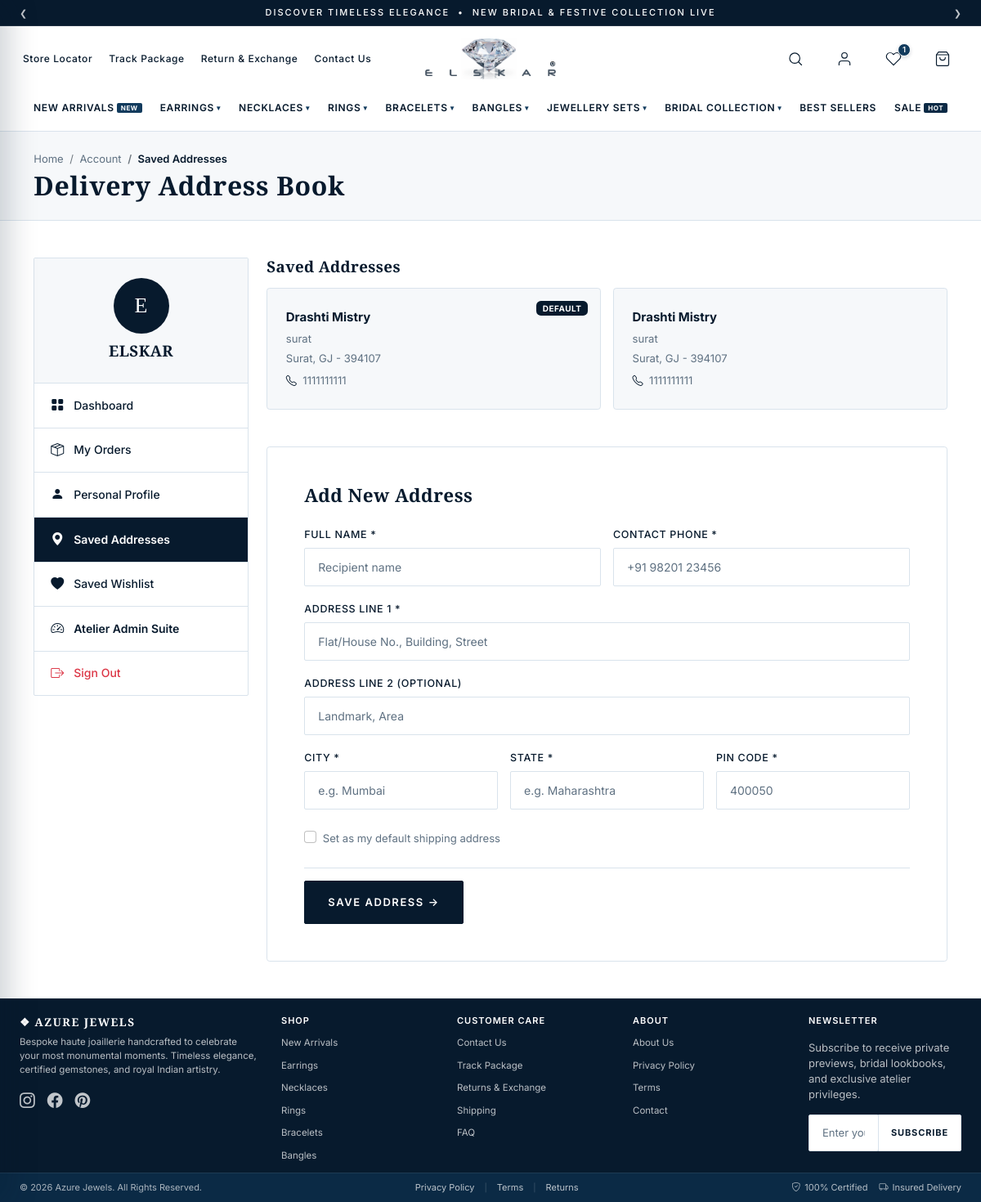
The app's page /account/addresses/ (signed in) with its own data.
### store/models.py (models this page shows, shortened)
class Category(models.Model):
    name = models.CharField(max_length=120)
    slug = models.SlugField(max_length=140, unique=True, blank=True)
    parent = models.ForeignKey(
        'self',
        on_delete=models.CASCADE,
        null=True,
        blank=True,
        related_name='subcategories'
    )
    image = models.ImageField(upload_to='categories/', blank=True, null=True)
    description = models.TextField(blank=True)
    menu_group = models.CharField(
        max_length=100,
        blank=True,
        default='SHOP BY STYLE',
        help_text='Mega-menu grouping, e.g. SHOP BY STYLE, OCCASION & METAL, FEATURED'
    )
    order = models.PositiveIntegerField(default=0)
    active = models.BooleanField(default=True)
    created_at = models.DateTimeField(auto_now_add=True)
    class Meta:
        verbose_name = 'Category'
        verbose_name_plural = 'Categories'
        ordering = ['order', 'name']
        unique_together = ('parent', 'name')
    def get_absolute_url(self):
        if self.parent:
            return reverse('subcategory_detail', kwargs={'category_slug': self.parent.slug, 'subcategory_slug': self.slug})
        return reverse('category_detail', kwargs={'category_slug': self.slug})

class Address(models.Model):
    user = models.ForeignKey(User, on_delete=models.CASCADE, related_name='addresses')
    full_name = models.CharField(max_length=150)
    phone = models.CharField(max_length=25)
    address_line1 = models.CharField(max_length=255)
    address_line2 = models.CharField(max_length=255, blank=True)
    city = models.CharField(max_length=100)
    state = models.CharField(max_length=100)
    postal_code = models.CharField(max_length=20)
    country = models.CharField(max_length=100, default='India')
    is_default = models.BooleanField(default=False)
    created_at = models.DateTimeField(auto_now_add=True)
    class Meta:
        verbose_name = 'Address'
        verbose_name_plural = 'Addresses'
        ordering = ['-is_default', '-created_at']

### store/views.py (the view, shortened to what this page needs)
# urls.py: path('account/addresses/', views.account_addresses, name='account_addresses'),
@login_required
def account_addresses(request):
    addresses = Address.objects.filter(user=request.user)
    context = {
        'addresses': addresses,
    }
    return render(request, 'account-saved-address.html', context)

### store/context_processors.py (called while the page is built, shortened)
def get_user_cart(request):
    if request.user.is_authenticated:
        cart, _ = Cart.objects.get_or_create(user=request.user)
        session_key = request.session.session_key
        if session_key:
            session_cart = Cart.objects.filter(session_key=session_key, user__isnull=True).first()
        return cart
    else:
        if not request.session.session_key:
            request.session.create()
        cart, _ = Cart.objects.get_or_create(session_key=request.session.session_key, user__isnull=True)
        return cart

### store/models.py (called while the page is built)
    @property
    def total_items(self):
        return sum(item.quantity for item in self.items.all())

### templates/account-saved-address.html (shortened to what this page needs)
{% extends "base.html" %}
{% load static %}
{% block content %}
<section class="py-4 border-bottom" style="background-color: var(--off-white); border-color: var(--border-light) !important;">
  <div class="container">
    <nav aria-label="breadcrumb">
      <ol class="breadcrumb mb-1" style="font-size: 13px;">
        <li class="breadcrumb-item"><a href="{% url 'home' %}" class="text-muted">Home</a></li>
        <li class="breadcrumb-item"><a href="{% url 'account_dashboard' %}" class="text-muted">Account</a></li>
        <li class="breadcrumb-item active fw-semibold" style="color: var(--primary-navy);" aria-current="page">Saved Addresses</li>
      </ol>
    </nav>
    <h1 class="azure-title mb-0" style="font-size: 32px; color: var(--primary-navy);">Delivery Address Book</h1>
  </div>
</section>
<section class="py-5 bg-white">
  <div class="container">
    <div class="row g-4">
      <div class="col-12 col-lg-3">
        {% include "includes/account-sidebar.html" with active_tab="addresses" %}
      </div>
      <div class="col-12 col-lg-9">
        <h5 class="azure-title mb-3 fs-5" style="color: var(--primary-navy);">Saved Addresses</h5>
        <div class="row g-3 mb-5">
          {% for addr in addresses %}
          <div class="col-12 col-md-6">
            <div class="p-4 border rounded-1 position-relative h-100" style="background-color: var(--off-white); border-color: var(--border-light) !important;">
              {% if addr.is_default %}
              <span class="badge position-absolute top-0 end-0 m-3 py-1 px-2 text-uppercase" style="background-color: var(--primary-navy); color: #FFFFFF; font-size: 10px; letter-spacing: 0.05em;">DEFAULT</span>
              {% endif %}
              <strong class="d-block mb-1" style="color: var(--primary-navy);">{{ addr.full_name }}</strong>
              <p class="text-muted small mb-1">{{ addr.address_line1 }}{% if addr.address_line2 %}, {{ addr.address_line2 }}{% endif %}</p>
              <p class="text-muted small mb-1">{{ addr.city }}, {{ addr.state }} - {{ addr.postal_code }}</p>
              <small class="text-muted"><i class="bi bi-telephone me-1" style="color: var(--primary-navy);"></i> {{ addr.phone }}</small>
            </div>
          </div>
          {% empty %}
          <div class="col-12">
            <p class="text-muted small">No saved addresses yet.</p>
          </div>
          {% endfor %}
        </div>
        <div class="p-4 p-md-5 border rounded-1" style="border-color: var(--border-light) !important;">
          <h5 class="azure-title mb-4 fs-4" style="color: var(--primary-navy);">Add New Address</h5>
          <form action="{% url 'account_addresses' %}" method="post">
            <div class="row g-3">
              <div class="col-12 col-md-6">
                <label class="form-label" style="color: var(--primary-navy); font-weight: 500;">Full Name *</label>
                <input type="text" name="full_name" class="form-control" required placeholder="Recipient name">
              </div>
              <div class="col-12 col-md-6">
                <label class="form-label" style="color: var(--primary-navy); font-weight: 500;">Contact Phone *</label>
                <input type="tel" name="phone" class="form-control" required placeholder="+91 98201 23456">
              </div>
              <div class="col-12">
                <label class="form-label" style="color: var(--primary-navy); font-weight: 500;">Address Line 1 *</label>
                <input type="text" name="address_line1" class="form-control" required placeholder="Flat/House No., Building, Street">
              </div>
              <div class="col-12">
                <label class="form-label" style="color: var(--primary-navy); font-weight: 500;">Address Line 2 (Optional)</label>
                <input type="text" name="address_line2" class="form-control" placeholder="Landmark, Area">
              </div>
              <div class="col-12 col-md-4">
                <label class="form-label" style="color: var(--primary-navy); font-weight: 500;">City *</label>
                <input type="text" name="city" class="form-control" required placeholder="e.g. Mumbai">
              </div>
              <div class="col-12 col-md-4">
                <label class="form-label" style="color: var(--primary-navy); font-weight: 500;">State *</label>
                <input type="text" name="state" class="form-control" required placeholder="e.g. Maharashtra">
              </div>
              <div class="col-12 col-md-4">
                <label class="form-label" style="color: var(--primary-navy); font-weight: 500;">PIN Code *</label>
                <input type="text" name="postal_code" class="form-control" required placeholder="400050">
              </div>
              <div class="col-12">
                <div class="form-check mt-2">
                  <input type="checkbox" name="is_default" value="1" id="defaultCheck" class="form-check-input">
                  <label for="defaultCheck" class="form-check-label small text-muted">Set as my default shipping address</label>
                </div>
              </div>
            </div>
            <div class="mt-4 pt-3 border-top" style="border-color: var(--border-light) !important;">
              <button type="submit" class="btn-azure py-3">SAVE ADDRESS &rarr;</button>
            </div>
          </form>
        </div>
      </div>
    </div>
  </div>
</section>
{% endblock %}

### templates/includes/header.html (shortened to what this page needs)
{% load static %}
<div class="azure-header-wrapper" id="azureHeaderWrapper">
  <div class="azure-announcement-bar" id="azureAnnouncementBar" role="region" aria-label="Announcements">
    <div class="azure-announcement-container">
      <button type="button" class="azure-announcement-arrow azure-announcement-prev" id="azureAnnouncePrev" aria-label="Previous announcement">&#10094;</button>
      <div class="azure-announcement-slider" id="azureAnnounceSlider">
        <div class="azure-announcement-item active">
          <span class="azure-announcement-text d-none d-sm-inline">
            DISCOVER TIMELESS ELEGANCE &nbsp;&bull;&nbsp; NEW BRIDAL &amp; FESTIVE COLLECTION LIVE
          </span>
        </div>
      </div>
      <button type="button" class="azure-announcement-arrow azure-announcement-next" id="azureAnnounceNext" aria-label="Next announcement">&#10095;</button>
    </div>
  </div>
  <header class="azure-main-header" id="azureMainHeader" role="banner">
    <div class="azure-header-container">
      <div class="azure-header-left">
        <nav class="azure-header-utility-nav d-none d-lg-flex" aria-label="Top Utility Links">
          <a href="{% url 'store_locator' %}" class="azure-utility-link">Store Locator</a>
          <a href="{% url 'track_package' %}" class="azure-utility-link">Track Package</a>
          <a href="{% url 'returns' %}" class="azure-utility-link">Return &amp; Exchange</a>
          <a href="{% url 'contact' %}" class="azure-utility-link">Contact Us</a>
        </nav>
      </div>
      <div class="azure-header-center">
        <a href="{% url 'home' %}" class="azure-brand-logo" aria-label="Azure Jewels Home">
          <img
            src="{% static 'assets/images/logo-clean.webp' %}"
            alt="Azure Jewels"
            class="azure-logo-image"
          >
        </a>
      </div>
      <div class="azure-header-right">
        <button type="button" class="azure-icon-btn azure-search-toggle" id="azureSearchToggle" aria-label="Search catalogue" title="Search">
          <svg class="azure-icon-svg" viewBox="0 0 24 24" width="20" height="20" stroke="currentColor" stroke-width="1.4" fill="none" stroke-linecap="round" stroke-linejoin="round" aria-hidden="true">
            <circle cx="11" cy="11" r="7.5"></circle>
            <line x1="21" y1="21" x2="16.5" y2="16.5"></line>
          </svg>
        </button>
        <div class="azure-account-dropdown-wrap d-none d-md-inline-flex">
          <a href="{% if user.is_authenticated %}{% url 'account_dashboard' %}{% else %}{% url 'login' %}{% endif %}" class="azure-icon-btn azure-account-btn" id="azureAccountBtn" aria-label="User Account" title="My Account">
            <svg class="azure-icon-svg" viewBox="0 0 24 24" width="20" height="20" stroke="currentColor" stroke-width="1.4" fill="none" stroke-linecap="round" stroke-linejoin="round" aria-hidden="true">
              <path d="M20 21v-2a4 4 0 0 0-4-4H8a4 4 0 0 0-4 4v2"></path>
              <circle cx="12" cy="7" r="4"></circle>
            </svg>
          </a>
        </div>
        <a href="{% url 'wishlist' %}" class="azure-icon-btn azure-wishlist-btn d-none d-md-inline-flex" aria-label="Wishlist" title="Saved Wishlist">
          <span class="azure-badge wishlist-count" id="azureWishCount">{{ wishlist_count|default:"0" }}</span>
        </a>
        <a href="{% url 'cart' %}" class="azure-icon-btn azure-cart-btn" aria-label="Shopping Bag" title="Shopping Bag">
        </a>
      </div>
    </div>
  </header>
  <nav class="azure-navbar d-none d-lg-block" id="azureNavbar" aria-label="Category Navigation">
    <div class="azure-navbar-container">
      <ul class="azure-nav-list">
        <li class="azure-nav-item">
          <a href="{% url 'shop' %}?new=1" class="azure-nav-link">
            <span>NEW ARRIVALS</span>
            <span class="azure-nav-pill-new">NEW</span>
          </a>
        </li>
        {% for cat in global_categories %}
        <li class="azure-nav-item azure-has-mega">
          <a href="{{ cat.get_absolute_url }}" class="azure-nav-link" aria-haspopup="true" aria-expanded="false">
            <span>{{ cat.name|upper }}</span>
            <span class="azure-nav-caret">&#9662;</span>
          </a>
        </li>
        {% endfor %}
        <li class="azure-nav-item">
          <a href="{% url 'shop' %}?best=1" class="azure-nav-link">
            <span>BEST SELLERS</span>
          </a>
        </li>
        <li class="azure-nav-item">
          <a href="{% url 'shop' %}?sale=1" class="azure-nav-link azure-sale-link">
            <span>SALE</span>
            <span class="azure-nav-pill-sale">HOT</span>
          </a>
        </li>
      </ul>
    </div>
  </nav>
</div>

### templates/includes/account-sidebar.html (shortened to what this page needs)
{% load static %}
<div class="azure-account-sidebar mb-4">
  <div class="azure-account-user-card">
    <div class="azure-account-avatar">
      {{ user.first_name|slice:":1"|default:user.username|slice:":1"|upper }}
    </div>
    <h3 class="azure-title fs-5 mb-1" style="color: var(--primary-navy);">{{ user.get_full_name|default:user.username }}</h3>
  </div>
  <ul class="azure-account-nav">
    <li>
      <a href="{% url 'account_dashboard' %}" class="{% if active_tab == 'dashboard' %}active{% endif %}">
        <i class="bi bi-grid-fill"></i> Dashboard
      </a>
    </li>
    <li>
      <a href="{% url 'account_orders' %}" class="{% if active_tab == 'orders' %}active{% endif %}">
        <i class="bi bi-box-seam"></i> My Orders
      </a>
    </li>
    <li>
      <a href="{% url 'account_profile' %}" class="{% if active_tab == 'profile' %}active{% endif %}">
        <i class="bi bi-person-fill"></i> Personal Profile
      </a>
    </li>
    <li>
      <a href="{% url 'account_addresses' %}" class="{% if active_tab == 'addresses' %}active{% endif %}">
        <i class="bi bi-geo-alt-fill"></i> Saved Addresses
      </a>
    </li>
    <li>
      <a href="{% url 'wishlist' %}">
        <i class="bi bi-heart-fill"></i> Saved Wishlist
      </a>
    </li>
    {% if user.is_staff or user.is_superuser %}
    <li>
      <a href="{% url 'admin_dashboard' %}" style="color: var(--primary-navy); font-weight: 600;">
        <i class="bi bi-speedometer2"></i> Atelier Admin Suite
      </a>
    </li>
    {% endif %}
    <li>
      <a href="{% url 'logout' %}" class="text-danger">
        <i class="bi bi-box-arrow-right"></i> Sign Out
      </a>
    </li>
  </ul>
</div>

### records on screen
Category: name "EARRINGS"
Category: name "NECKLACES"
Category: name "RINGS"
Category: name "BRACELETS"
Category: name "BANGLES"
Category: name "JEWELLERY SETS"
Category: name "BRIDAL COLLECTION"
Address: is_default "DEFAULT", full_name "Drashti Mistry", address_line1 "surat", city "Surat", state "GJ", postal_code "394107", phone "1111111111"
Address: full_name "Drashti Mistry", address_line1 "surat", city "Surat", state "GJ", postal_code "394107", phone "1111111111"

### other values on screen
{{ wishlist_count|default:"0" }} "1"
{{ user.first_name|slice:":1"|default:user.username|slice:":1"|upper }} "E"
{{ user.get_full_name|default:user.username }} "ELSKAR"
